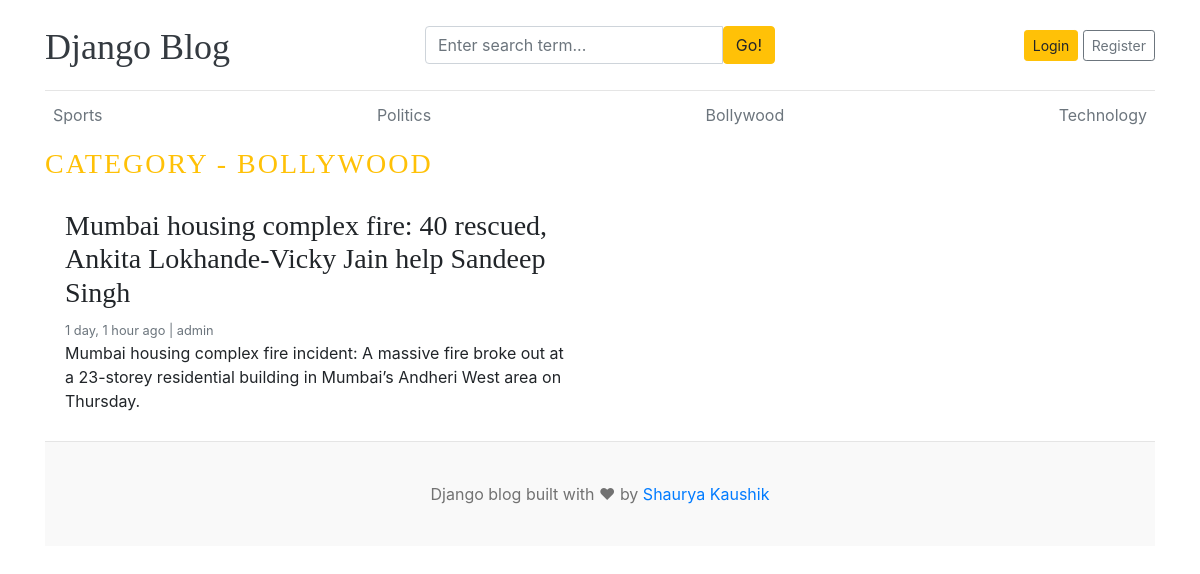
/category/4/, run on an earlier commit of the app's database.
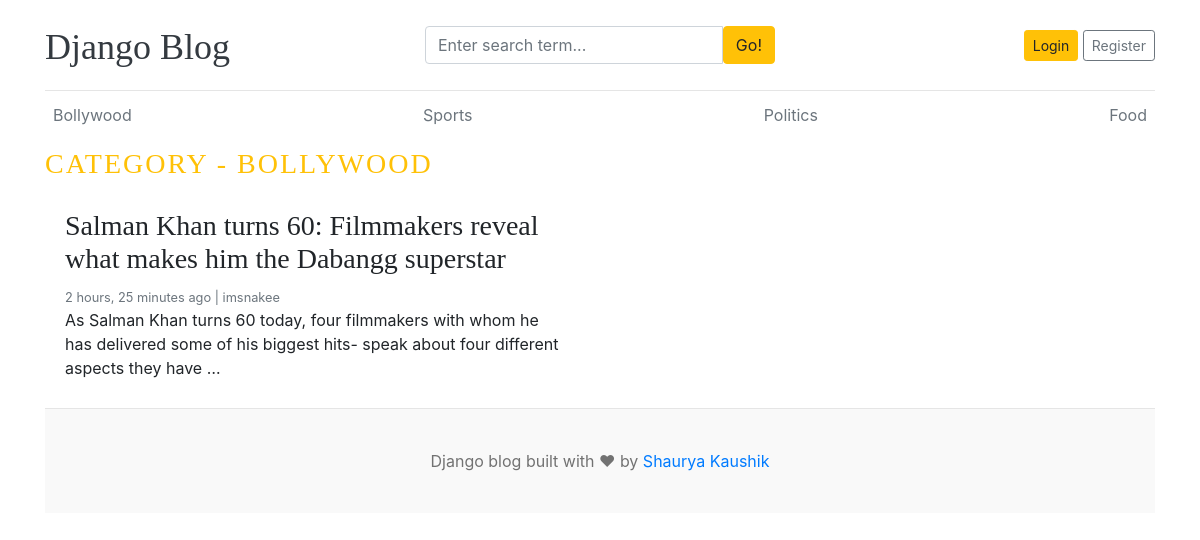
And on a later commit of the database.
### blogs/models.py (models this page shows, shortened)
class Category(models.Model):
    category_name  = models.CharField(max_length=50, unique=True)
    created_at = models.DateTimeField(auto_now_add=True)
    updated_at = models.DateTimeField(auto_now=True)
    class Meta:
        verbose_name_plural = 'categories'
    def __str__(self):
        return self.category_name

class Blog(models.Model):
    title = models.CharField(max_length=100)
    slug = models.SlugField(max_length=150, unique=True, blank=True)
    category = models.ForeignKey(Category,on_delete=models.CASCADE)
    author = models.ForeignKey(User, on_delete=models.CASCADE)
    featured_image = models.ImageField(upload_to='uploads/')
    short_description = models.TextField(max_length=500)
    blog_body = models.TextField(max_length=2000)
    status = models.CharField(max_length=20, choices=STATUS_CHOICES, default="Draft")
    is_featured = models.BooleanField(default=False)
    created_at =  models.DateTimeField(auto_now_add=True)
    updated_at =  models.DateTimeField(auto_now=True)

### blogs/views.py (the view)
# urls.py: path('<int:category_id>/', views.blogs_by_category, name='blogs_by_category')
def blogs_by_category(request,category_id):
    category_blogs = Blog.objects.filter(status='Published',category=category_id)
    category = get_object_or_404(Category,id=category_id)
    context = {
        'blogs' : category_blogs,
        'category' : category,
    }
    return render(request, 'blogs_by_category.html', context)

### blogs/context_processors.py (called while the page is built)
def get_categories(request):
    categories = Category.objects.all().order_by('-updated_at')
    sidebar_categories = (
        Category.objects
        .annotate(blog_count=Count('blog'))
        .filter(blog_count__gte=1)  # only categories with at least 1 blog
        .order_by('-blog_count')     # optional: order by most blogs first
    )
    topbar_categories = (
        Category.objects
        .annotate(blog_count=Count('blog'))
        .order_by('-blog_count')[:4]
    )
    return {
        'categories': categories,
        'topbar_categories': topbar_categories,
        'sidebar_categories' : sidebar_categories,
    }

def get_social_links(request):
    social_links = SocialLink.objects.all()
    return dict(social_links=social_links)

### templates/blogs_by_category.html
{% extends "base.html" %}
{% block content %}
  <h3 class="text-uppercase text-warning" style="letter-spacing: 2px" >Category - {{category}} </h3>
    <div class="row mb-2">
      {% for blog in blogs %}
        <div class="col-md-6">
          <div class="card border-0" >
            <div class="card-body">
              <h3>{{blog.title}}</h3>
              <small class="mb-1 text-muted">{{blog.created_at | timesince}} ago | {{blog.author}}</small>
              <p class="card-text">{{blog.short_description | truncatewords:25}}</p>
            </div>
          </div>
        </div>
      {% endfor %}
    </div>
{% endblock content %}

### templates/base.html (shortened to what this page needs)
{% load static %}
<!DOCTYPE html>
<html lang="en">
<head>
    <link href="https://getbootstrap.com/docs/4.0/dist/css/bootstrap.min.css" rel="stylesheet">
    <link href="{% static 'css/blog.css' %}" rel="stylesheet">
    <link rel="stylesheet" href="https://cdnjs.cloudflare.com/ajax/libs/font-awesome/4.7.0/css/font-awesome.min.css">
  </head>
<body>
    <div class="container">
      <header class="blog-header py-3">
        <div class="row flex-nowrap justify-content-between align-items-center">
          <div class="col-4 pt-1">
            <a class="blog-header-logo text-dark" href="/">Django Blog</a>
          </div>
          <div class="col-4">
            <form action="{% url "search" %}" method="GET">
              <div class="input-group">
                <input class="form-control" type="text" name="keyword" value = '{{ keyword }}' placeholder="Enter search term..." aria-label="Enter search term..." aria-describedby="button-search" />
                <button type="submit" class="btn btn-warning" id="button-search" type="button">Go!</button>
              </div>
            </form>
          </div>
          <div class="col-4 d-flex justify-content-end align-items-center">
            {% if not user.is_authenticated %}
              <a class="btn btn-sm btn-warning" href="{% url "login" %}">Login</a> &nbsp;
              <a class="btn btn-sm btn-outline-secondary" href="{% url "register" %}">Register</a>
            {% else %}
              <span>You are logged in as <strong>{{user}}</strong> </span>
              &emsp;
              <span><a class="btn btn-sm btn-danger" href="{% url "logout" %}">Logout</a></span>
            {% endif %}
          </div>
        </div>
      </header>
      <div class="nav-scroller py-1 mb-2">
        <nav class="nav d-flex justify-content-between">
          {% for category in topbar_categories %}
            <a class="p-2 text-muted" href="{% url "blogs_by_category" category.id %}">{{category}}</a>
          {% endfor %}
        </nav>
      </div>
      {% block content %}
      {% endblock content %}
<footer class="blog-footer">
  <p>Django blog built with ♥ by <a href="#">Shaurya Kaushik</a></p>
</footer>
</body>
</html>

What changed in the data, as far as the page shows it:
no longer on this page (row unchanged): Category: category_name "Technology"
removed Blog: title "Mumbai housing complex fire: 40 rescued, Ankita Lokhande-Vicky Jain help Sandeep Singh", created_at "1 day, 1 hour", author "admin", short_description "Mumbai housing complex fire incident: A massive fire broke out at a 23-storey residential building in Mumbai’s Andheri West area on Thursday."
shown differently, row unchanged: Category "Bollywood": moves up the list
now on this page (row unchanged): Category: category_name "Food"
added Blog: title "Salman Khan turns 60: Filmmakers reveal what makes him the Dabangg superstar", created_at "2 hours, 25 minutes", author "imsnakee", short_description "As Salman Khan turns 60 today, four filmmakers with whom he has delivered some of his biggest hits- speak about four different aspects they have …"
